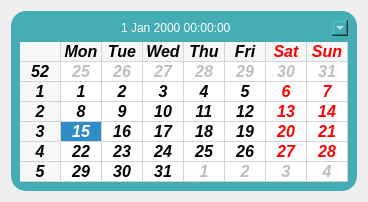
            <widget class="QWidget" name="PgLembretes">
             <layout class="QVBoxLayout" name="verticalLayout_8">
              <item>
               <widget class="QFrame" name="FrameLembrete">
                <property name="styleSheet">
                 <string notr="true">background-color: #43ACB5;
border-radius:15px;</string>
                </property>
                <property name="frameShape">
                 <enum>QFrame::StyledPanel</enum>
                </property>
                <property name="frameShadow">
                 <enum>QFrame::Raised</enum>
                </property>
                <layout class="QVBoxLayout" name="verticalLayout_9">
                 <item>
                  <widget class="QDateTimeEdit" name="dateTimeEdit">
                   <property name="cursor">
                    <cursorShape>PointingHandCursor</cursorShape>
                   </property>
                   <property name="autoFillBackground">
                    <bool>false</bool>
                   </property>
                   <property name="styleSheet">
                    <string notr="true">color: rgb(255, 255, 255);</string>
                   </property>
                   <property name="alignment">
                    <set>Qt::AlignCenter</set>
                   </property>
                   <property name="calendarPopup">
                    <bool>true</bool>
                   </property>
                  </widget>
                 </item>
                 <item>
                  <widget class="QCalendarWidget" name="calendarWidget">
                   <property name="font">
                    <font>
                     <pointsize>12</pointsize>
                     <weight>75</weight>
                     <italic>true</italic>
                     <bold>true</bold>
                    </font>
                   </property>
                   <property name="tabletTracking">
                    <bool>false</bool>
                   </property>
                   <property name="acceptDrops">
                    <bool>false</bool>
                   </property>
                   <property name="styleSheet">
                    <string notr="true">background-color: rgb(255, 255, 255)</string>
                   </property>
                   <property name="inputMethodHints">
                    <set>Qt::ImhNone</set>
                   </property>
                   <property name="gridVisible">
                    <bool>true</bool>
                   </property>
                   <property name="selectionMode">
                    <enum>QCalendarWidget::SingleSelection</enum>
                   </property>
                   <property name="horizontalHeaderFormat">
                    <enum>QCalendarWidget::ShortDayNames</enum>
                   </property>
                   <property name="verticalHeaderFormat">
                    <enum>QCalendarWidget::ISOWeekNumbers</enum>
                   </property>
                   <property name="navigationBarVisible">
                    <bool>false</bool>
                   </property>
                   <property name="dateEditEnabled">
                    <bool>false</bool>
                   </property>
                  </widget>
                 </item>
                </layout>
               </widget>
              </item>
             </layout>
            </widget>
